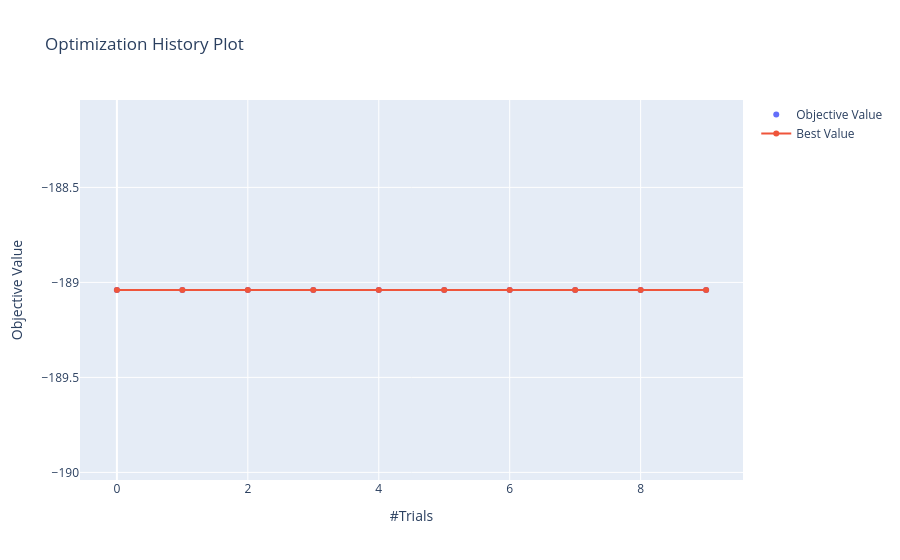

Notebook cell for this chart:
### Markdown cell above
Lastly, take a look at the imported Optuna study to see the optimization progress and the hyperparameters impact. <br>
Notice that the objective value is **-RMSE**, and the optimization is trying to maximize this value, as defined in *model_hyperparameter_search* function.

### Code cell
# Visualize the optimization progress along the trials
optuna.visualization.plot_optimization_history(generic_model_study)

### Figure 1 — Plotly figure (JSON) as saved in the notebook; plotly's stock layout.template omitted (floating-point values rounded to 4 significant figures)
{"data": [{"mode": "markers", "name": "Objective Value", "type": "scatter", "x": [0, 1, 2, 3, 4, 5, 6, 7, 8, 9], "y": [-189.0, -189.0, -189.0, -189.0, -189.0, -189.0, -189.0, -189.0, -189.0, -189.0]}, {"name": "Best Value", "type": "scatter", "x": [0, 1, 2, 3, 4, 5, 6, 7, 8, 9], "y": [-189.0, -189.0, -189.0, -189.0, -189.0, -189.0, -189.0, -189.0, -189.0, -189.0]}], "layout": {"title": {"text": "Optimization History Plot"}, "xaxis": {"title": {"text": "#Trials"}}, "yaxis": {"title": {"text": "Objective Value"}}}}
